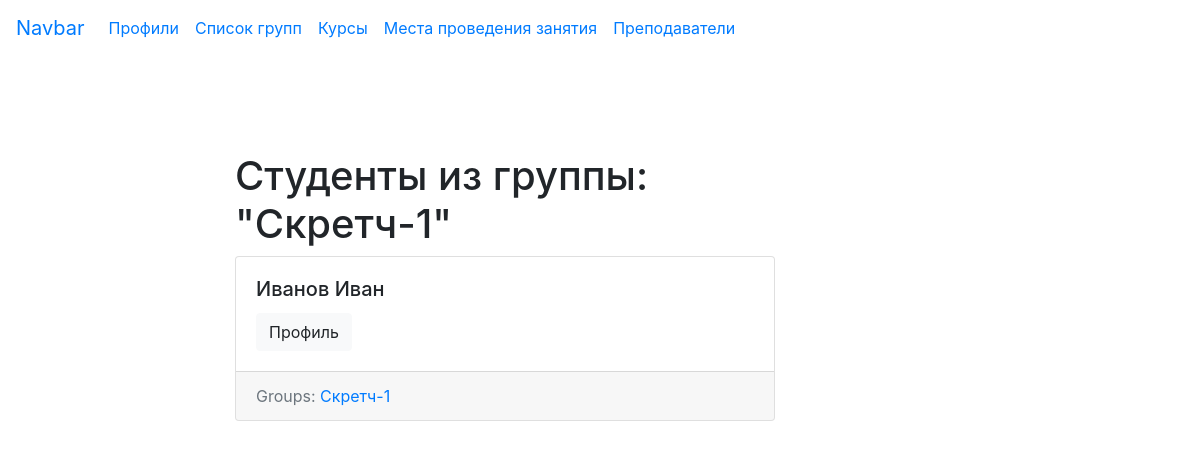
/userprofile/group/1/, run on an earlier commit of the app's database.
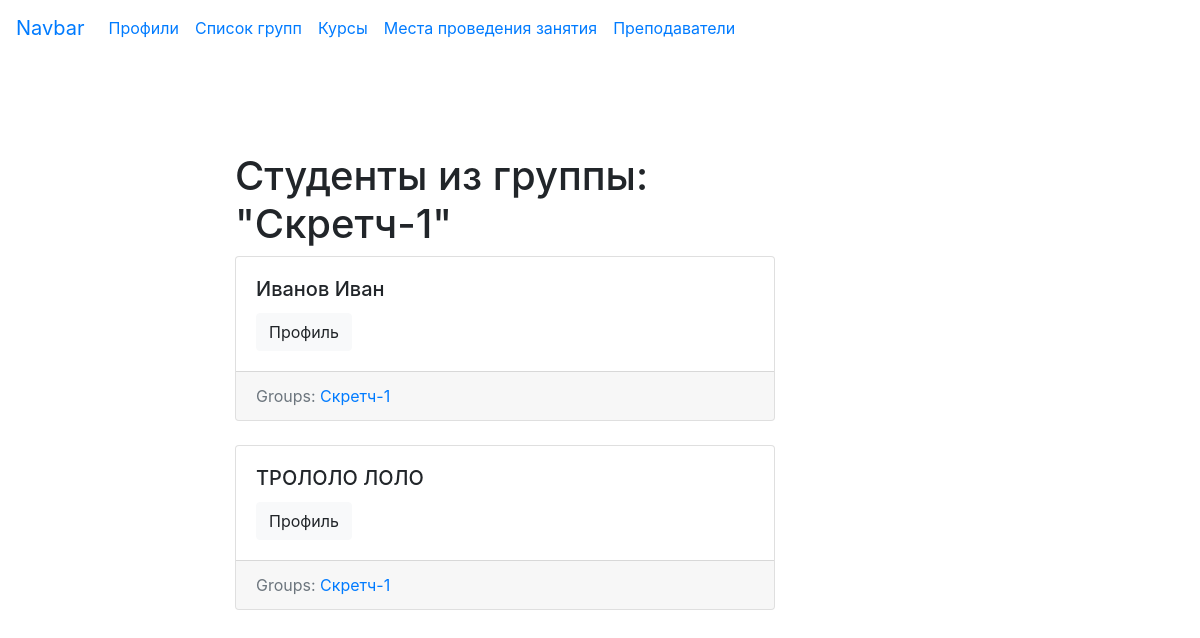
And on a later commit of the database.
### userprofile/models.py (models this page shows, shortened)
class UserProfile(models.Model):
    id_profile = models.AutoField(primary_key=True)
    user = models.OneToOneField(User, on_delete=models.CASCADE)
    surname = models.CharField(max_length=100)
    name = models.CharField(max_length=100)
    patronymic = models.CharField(max_length=50)
    number_school = models.IntegerField()
    date_of_birth = models.DateField(null=True)
    ph_number = models.CharField(max_length=12)
    group = models.ManyToManyField('Group', blank=True, related_name='profiles')
    def get_absolute_url(self):
        return reverse('profile_detail_url', args=[str(self.id_profile)])

class Group(models.Model):
    id_group = models.AutoField(primary_key=True)
    name_group = models.CharField(max_length=100)
    def get_absolute_url(self):
        return reverse('group_detail_url', args=[str(self.id_group)])

### userprofile/views.py (the view)
# urls.py: path('group/<int:id_group>/', group_detail, name='group_detail_url'),
def group_detail(request, id_group):
    group = get_object_or_404(Group, id_group=id_group)
    return render(request, 'userprofile/group_detail.html', {'group': group})

### userprofile/templates/userprofile/group_detail.html (shortened to what this page needs)
{% extends 'userprofile/base_profile.html'%}
{% block content %}
<h1 class="mt-5">Студенты из группы: "{{ group.name_group }}"</h1>
{% for profile in group.profiles.all %}
{% include 'userprofile/includes/profile_card_template.html' %}
{% endfor %}
{% endblock %}

### userprofile/templates/userprofile/includes/profile_card_template.html
<div class="card mb-4">
  <div class="card-body">
    <h5 class="card-title">{{ profile.surname }} {{ profile.name }}</h5>
    <a href="{{ profile.get_absolute_url }}" class="btn btn-light">Профиль</a>
  </div>
    <div class="card-footer text-muted">
    Groups:
      {% for group in profile.group.all %}
        <a href="{{ group.get_absolute_url}}">{{ group.name_group }}</a>
      {% endfor %}
  </div>
</div>

What changed in the data, as far as the page shows it:
added UserProfile: surname "ТРОЛОЛО", name "ЛОЛО", Group (name_group "Скретч-1")
